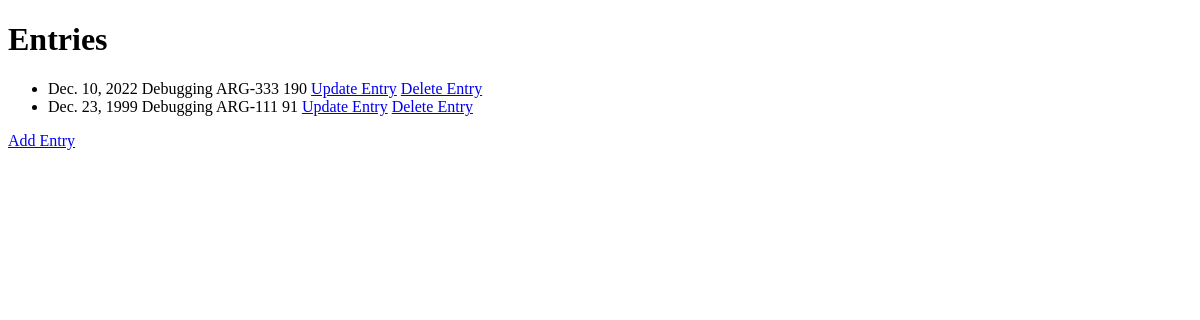
/entries/, run on an earlier commit of the app's database.
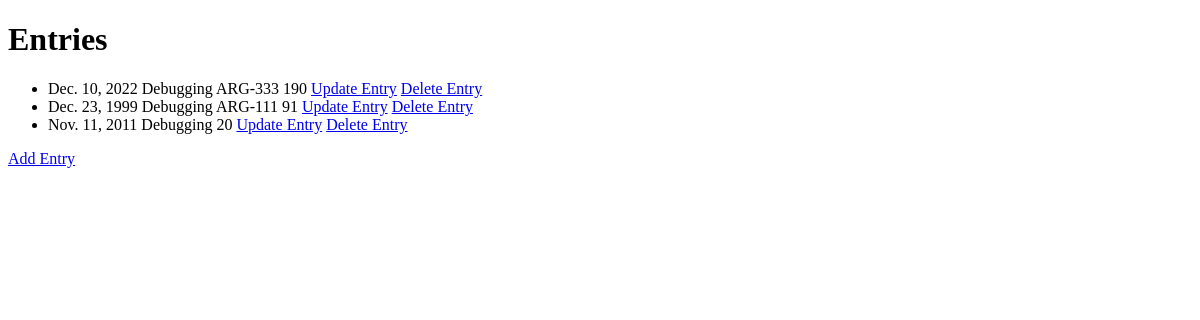
And on a later commit of the database.
### entries/models.py (models this page shows)
class Entry(models.Model):
  date = models.DateField(default=datetime.date.today)
  purpose = models.CharField(max_length=255)
  time_on_task = models.IntegerField(default=0)

### entries/views.py (the view)
# urls.py: path('entries/', views.entries, name='entries'),
def entries(request):
    myentries = Entry.objects.all().values()
    template = loader.get_template('index.html')
    context = {}
    if request.method == "POST":
        form = RegisterForm(request.POST)
        if form.is_valid():
            form.save()
        else:
            print(form.errors)
    if myentries is not None:
        context = {
            'myentries': myentries
        }
    else:
        context = {
            'myentries': None,
        }
    return HttpResponse(template.render(context, request))

### entries/templates/index.html (shortened to what this page needs)
<!DOCTYPE html>
<html lang="en">
<head>
</head>
<body>
<h1>Entries</h1>
<ul>
    {% if myentries %}
      {% for x in myentries %}
        <li>{{ x.date }} {{ x.purpose }} {{ x.time_on_task }}
            <a href="{% url 'entry_update' item_id=x.id %}">Update Entry</a>
            <a href="{% url 'entry_delete' item_id=x.id %}">Delete Entry</a>
        </li>
      {% endfor %}
    {% endif %}
</ul>
<a href="/entries/add/">Add Entry</a>
</body>
</html>

What changed in the data, as far as the page shows it:
added Entry: date "Nov. 11, 2011", purpose "Debugging", time_on_task "20"
